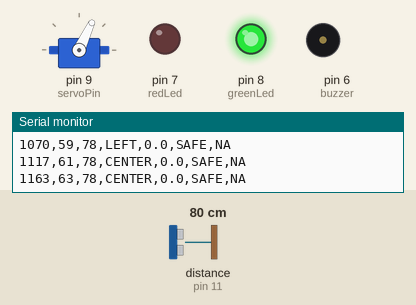
The sketch below on a simulated Arduino Uno, built with avr-gcc and run on an emulated ATmega328P. On the bench: servo, output pins drawn as LEDs (lit = HIGH), buzzer (waves = sounding), the last lines printed to the serial monitor. Wiring (inferred from the names in the program): ultrasonic range finder: trigger pin 10; echo pin 11. The inputs (shaded band) are chosen by the test bench; at power-on: distance to the obstacle (sensor on pin 11) 80 cm. The echo pulse lasts 58.3 µs per cm; pins used as bus, display or sensor lines are not drawn.

Above: at 1.2 s.
1.3 s: distance to the obstacle (sensor on pin 11) set to 4 cm
At 3.05 s:
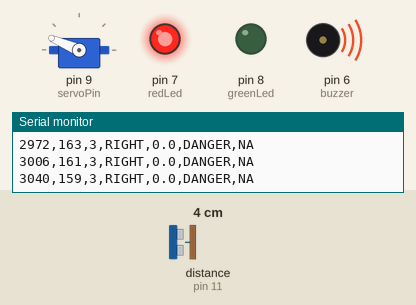
4.3 s: distance to the obstacle (sensor on pin 11) set to 60 cm
At 4.9 s:
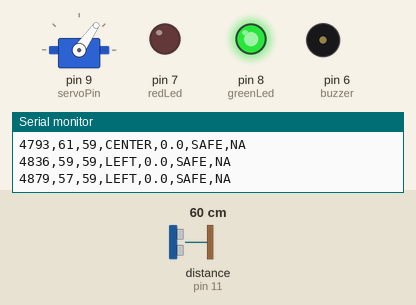
7.3 s: distance to the obstacle (sensor on pin 11) set to 18 cm
At 8.9 s:
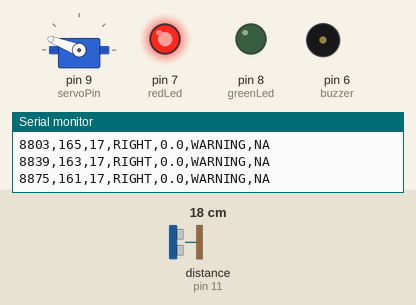
10.3 s: distance to the obstacle (sensor on pin 11) set to 2 cm
At 11.54 s:
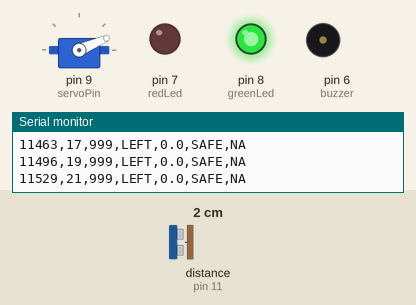
13.3 s: distance to the obstacle (sensor on pin 11) set to 35 cm
At 15.12 s:
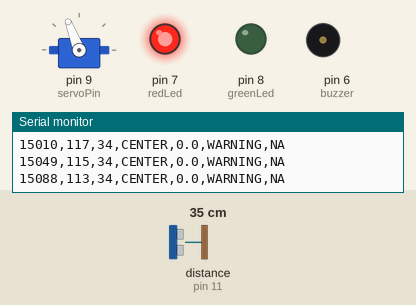
16.3 s: distance to the obstacle (sensor on pin 11) set to 12 cm
At 17.05 s:
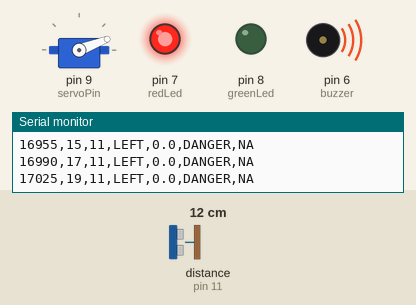
Timing chart, 0 to 20.3 s (numbered marks = the images above; inputs shaded):
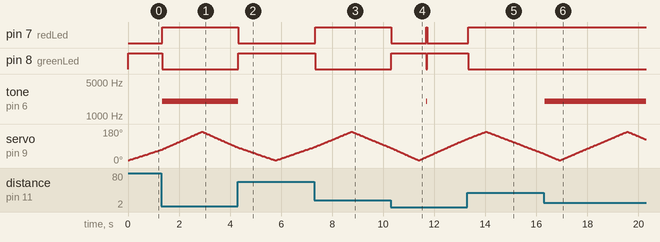

The sketch:

sketch_nov03a.ino
```cpp
// ✅ Final Arduino Radar Code (Timestamp, Angle, Distance, Direction, Speed, Threat)
#include <Servo.h>

Servo myServo;

const int trigPin = 10;
const int echoPin = 11;
const int servoPin = 9;
const int redLed = 7;
const int greenLed = 8;
const int buzzer = 6;

long duration;
int distance;
int prevDistance = 999;
int prevAngle = 0;
unsigned long prevTime = 0;

// Track intruder logging state
bool intruderActive = false;

void setup() {
  Serial.begin(9600);
  myServo.attach(servoPin);

  pinMode(trigPin, OUTPUT);
  pinMode(echoPin, INPUT);
  pinMode(redLed, OUTPUT);
  pinMode(greenLed, OUTPUT);
  pinMode(buzzer, OUTPUT);

  digitalWrite(greenLed, HIGH);
  noTone(buzzer);
}

void loop() {

  // Sweep LEFT ➝ RIGHT
  for (int angle = 15; angle <= 165; angle += 2) {
    scan(angle);
  }

  // Sweep RIGHT ➝ LEFT
  for (int angle = 165; angle >= 15; angle -= 2) {
    scan(angle);
  }
}

void scan(int angle) {
  myServo.write(angle);
  delay(30);

  distance = getFilteredDistance();

  float speed = calculateSpeed(angle, distance);
  String direction = getDirection(angle);
  String threat = getThreatLevel(distance);

  sendData(angle, distance, speed, direction, threat);

  prevDistance = distance;
  prevAngle = angle;
  prevTime = millis();
}

// ✅ Median filter (depth filter)
int getFilteredDistance() {
  int d1 = measureDistance();
  int d2 = measureDistance();
  int d3 = measureDistance();

  return max(min(d1, max(d2, d3)), min(d2, max(d1, d3)));
}

// ✅ Ultrasonic measurement
int measureDistance() {
  digitalWrite(trigPin, LOW);
  delayMicroseconds(2);
  digitalWrite(trigPin, HIGH);
  delayMicroseconds(10);
  digitalWrite(trigPin, LOW);

  duration = pulseIn(echoPin, HIGH, 30000);
  if (duration == 0) return 999;

  int dist = (duration * 0.034) / 2;
  return (dist < 2 || dist > 400) ? 999 : dist;
}

// ✅ Speed calculation (cm/s)
float calculateSpeed(int currentAngle, int currentDistance) {
  if (prevDistance >= 999 || currentDistance >= 999) return 0.0;

  float timeDiff = (millis() - prevTime) / 1000.0;
  if (timeDiff <= 0) return 0.0;

  float speed = abs(currentDistance - prevDistance) / timeDiff;
  return (speed > 200) ? 0.0 : speed;
}

// ✅ LEFT / CENTER / RIGHT zone
String getDirection(int angle) {
  if (angle < 60) return "LEFT";
  if (angle < 120) return "CENTER";
  return "RIGHT";
}

// ✅ Threat level
String getThreatLevel(int dist) {
  if (dist < 15) return "DANGER";
  if (dist < 40) return "WARNING";
  return "SAFE";
}

// ----------------------------------------------

// ✅ Send full data packet to Processing (CSV format)
// Format: timestamp,angle,distance,direction,speed,threat
// void sendData(int angle, int dist, float speed, String dir, String threat) {

// unsigned long timestamp = millis(); // <-- timestamp included

//  Serial.print(timestamp);  // Serial.print(",");
//  Serial.print(angle);    //   Serial.print(",");
 // Serial.print(dist);      //  Serial.print(",");
 // Serial.print(dir);       //  Serial.print(",");
 // Serial.print(speed, 1);  //  Serial.print(",");
 // Serial.println(threat);

 // handleAlert(dist);
//}
// ----------------------------------------------------

  void sendData(int angle, int dist, float speed, String dir, String threat) {

  unsigned long timestamp = millis(); // <-- timestamp included

  Serial.print(timestamp);   Serial.print(",");
  Serial.print(angle);       Serial.print(",");
  Serial.print(dist);        Serial.print(",");
  Serial.print(dir);         Serial.print(",");
  Serial.print(speed, 1);    Serial.print(",");
  Serial.print(threat);      Serial.print(",");
  Serial.println("NA");      // ✅ 7th field placeholder (Date/Time for Processing)

  handleAlert(dist);
}


// ✅ LED and buzzer logic
void handleAlert(int dist) {
  if (dist < 15) {
    digitalWrite(redLed, HIGH);
    digitalWrite(greenLed, LOW);
    tone(buzzer, 2000);
  }
  else if (dist < 40) {
    digitalWrite(redLed, HIGH);
    digitalWrite(greenLed, LOW);
    noTone(buzzer);
  }
  else {
    digitalWrite(greenLed, HIGH);
    digitalWrite(redLed, LOW);
    noTone(buzzer);
  }
}
```

Measured:
- after the input at 1.3 s, pin 7 (redLed): LOW → HIGH at once; pin 8 (greenLed): HIGH → LOW at once; tone on pin 6 (buzzer): silent → 2000 Hz at once
- after the input at 4.3 s, pin 7 (redLed): HIGH → LOW at once; pin 8 (greenLed): LOW → HIGH at once; tone on pin 6 (buzzer): 2000 Hz → silent at once
- after the input at 7.3 s, pin 7 (redLed): LOW → HIGH at once; pin 8 (greenLed): HIGH → LOW at once
- after the input at 10.3 s, pin 7 (redLed): HIGH → LOW at once, → HIGH 1.4 s later, → LOW 0.03 s later; pin 8 (greenLed): LOW → HIGH at once, → LOW 1.4 s later, → HIGH 0.03 s later; tone on pin 6 (buzzer): silent → 2000 Hz after 1.4 s, → silent 0.03 s later
- after the input at 13.3 s, pin 7 (redLed): LOW → HIGH at once; pin 8 (greenLed): HIGH → LOW at once
- after the input at 16.3 s, tone on pin 6 (buzzer): silent → 2000 Hz at once
